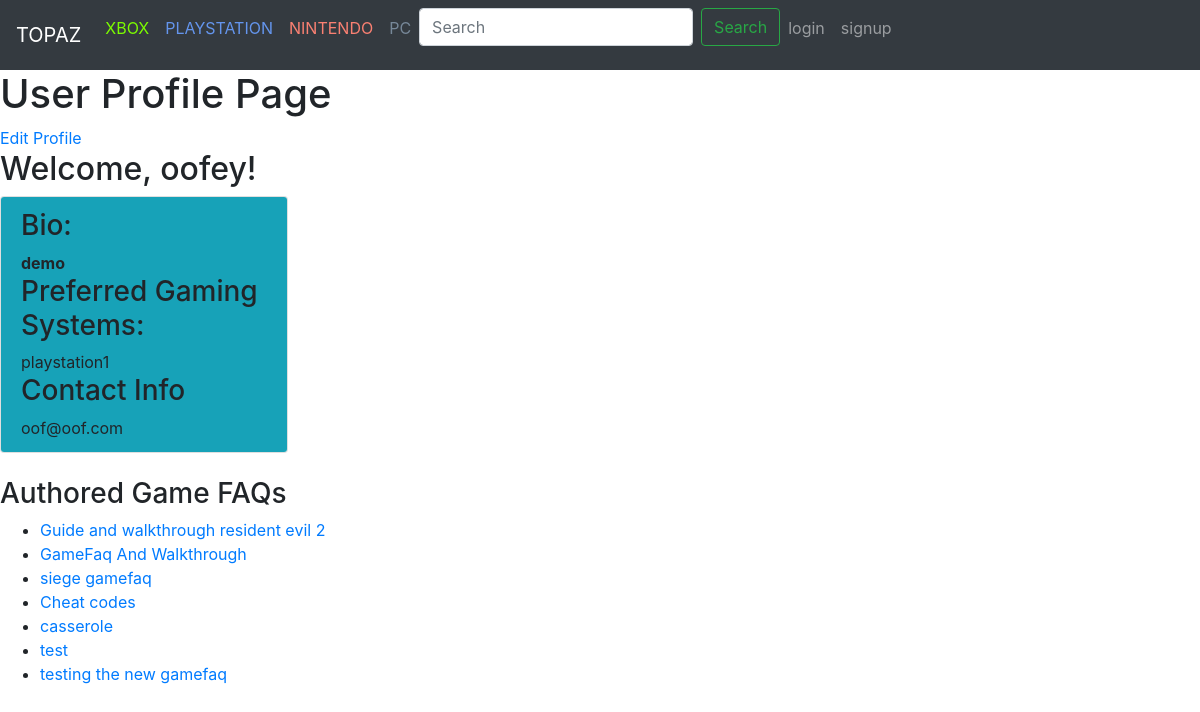
/user_profile_view/1/, run on the app's committed database.
### user_faq/models.py (models this page shows, shortened)
class GamefaqUser(AbstractUser):
    displayname = models.CharField(max_length=80)
    bio = models.TextField(blank=True, null=True)
    preferred_systems = models.CharField(max_length=150, blank=True, null=True)

### gamefaq_app/models.py (models this page shows, shortened)
class GameFaq(models.Model):
    difficulties= [('EASY','EASY'),('INTERMEDIATE','INTERMEDIATE'),('HARD','HARD')]
    title = models.CharField(max_length=300)
    game = models.ForeignKey(Game,  on_delete=models.CASCADE, related_name="faq_game")
    body = models.TextField()
    difficulty = models.CharField(max_length=85, choices=difficulties)
    consoles = models.ForeignKey(Console,on_delete=models.CASCADE, blank=True, related_name="console_gamefaq", null=True)
    author = models.ForeignKey(GamefaqUser, on_delete=models.CASCADE, related_name="gamefaq_author")
    postdate = models.DateTimeField(default=timezone.now),
    ptype = models.CharField(max_length=25, choices=[('CHEATCODES', 'CHEATCODES'), ('GAMEFAQ', 'GAMEFAQ')], default='GAMEFAQ')
    upvotes = models.IntegerField(default=0)
    downvotes = models.IntegerField(default=0)

### user_faq/views.py (the view)
# urls.py: path('user_profile_view/<int:user_id>/', userviews.user_profile_view, name='user_profile'),
def user_profile_view(request, user_id):
    html = 'user_profile.html'
    user_detail = GamefaqUser.objects.filter(id=user_id).first()
    f = GameFaq.objects.filter(author=user_id)
    return render(request, html, {'profile':user_detail,"f":f})

### templates/user_profile.html (shortened to what this page needs)
{% include "bootstrap.html" %} {% include "navbar.html" %} {% if not profile %}
<h1>the user you're looking for isn't here at the moment</h1>
{% else %}
<h1>User Profile Page</h1>
<a href="/user_profile_view/{{request.user.id}}/edit/">Edit Profile</a>
<h2>Welcome, {{ profile.displayname }}!</h2>
<div class="card" style="width: 18rem">
  <ul class="list-group list-group-flush">
    <li class="list-group-item bg-info">
      <h3>Bio:</h3>
      <b>{{ profile.bio }}</b>
      <h3>Preferred Gaming Systems:</h3>
      {{ profile.preferred_systems}}
      <br />
      <h3>Contact Info</h3>
      {{ profile.email }}
      <br />
    </li>
  </ul>
</div>
<div>
  <br />
  <h3>Authored Game FAQs</h3>
  <ul>
    {% for e in f %}
    <li><a href="/gamefaq/{{ e.id }}/">{{ e.title }}</a></li>
    {% endfor %} {% endif %}
  </ul>
</div>

### data on the page
GamefaqUser: displayname "oofey", bio "demo", preferred_systems "playstation1", email "oof@oof.com"
GameFaq: title "Guide and walkthrough resident evil 2"
GameFaq: title "GameFaq And Walkthrough"
GameFaq: title "siege gamefaq"
GameFaq: title "Cheat codes"
GameFaq: title "casserole"
GameFaq: title "test"
GameFaq: title "testing the new gamefaq"
